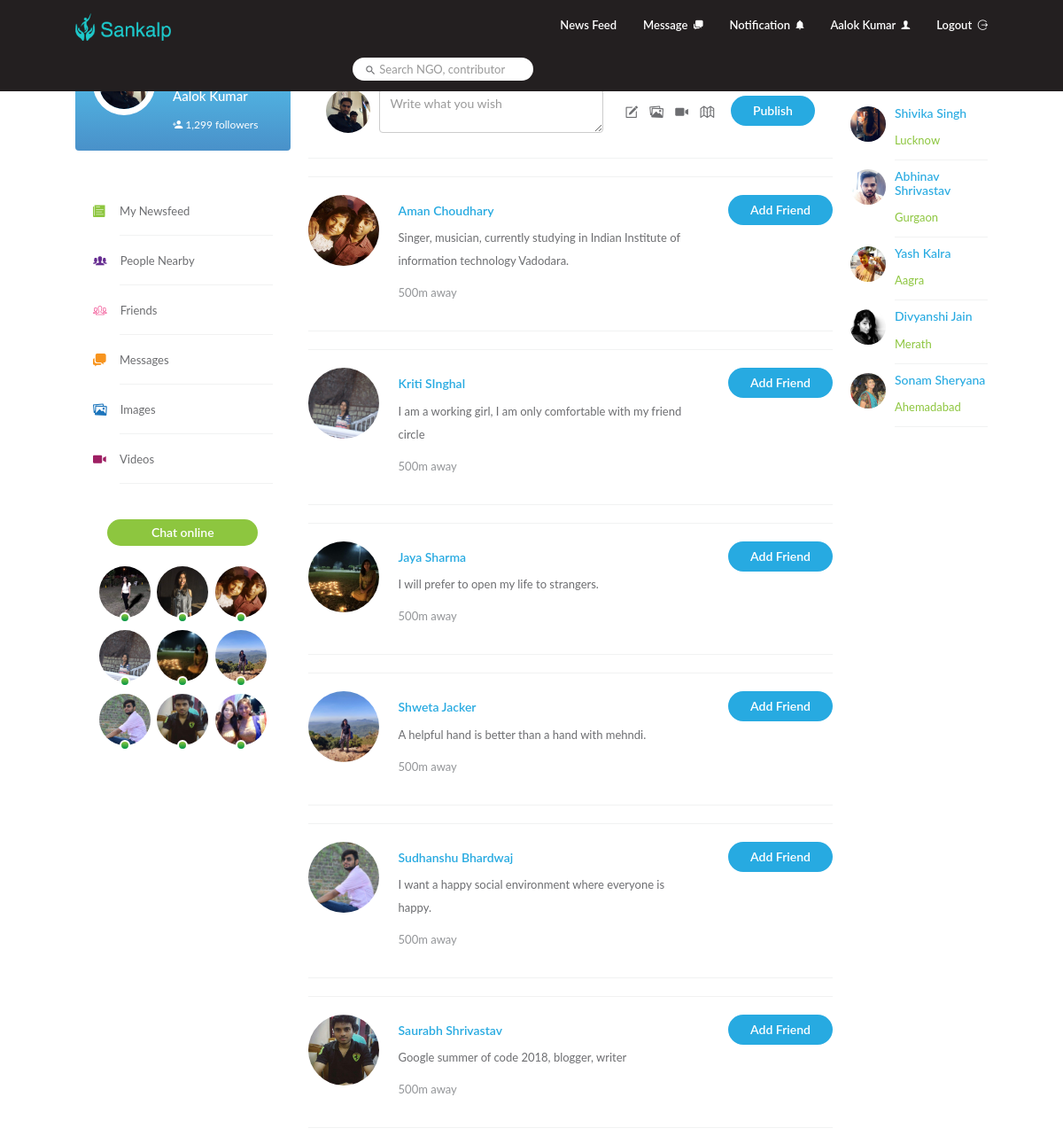
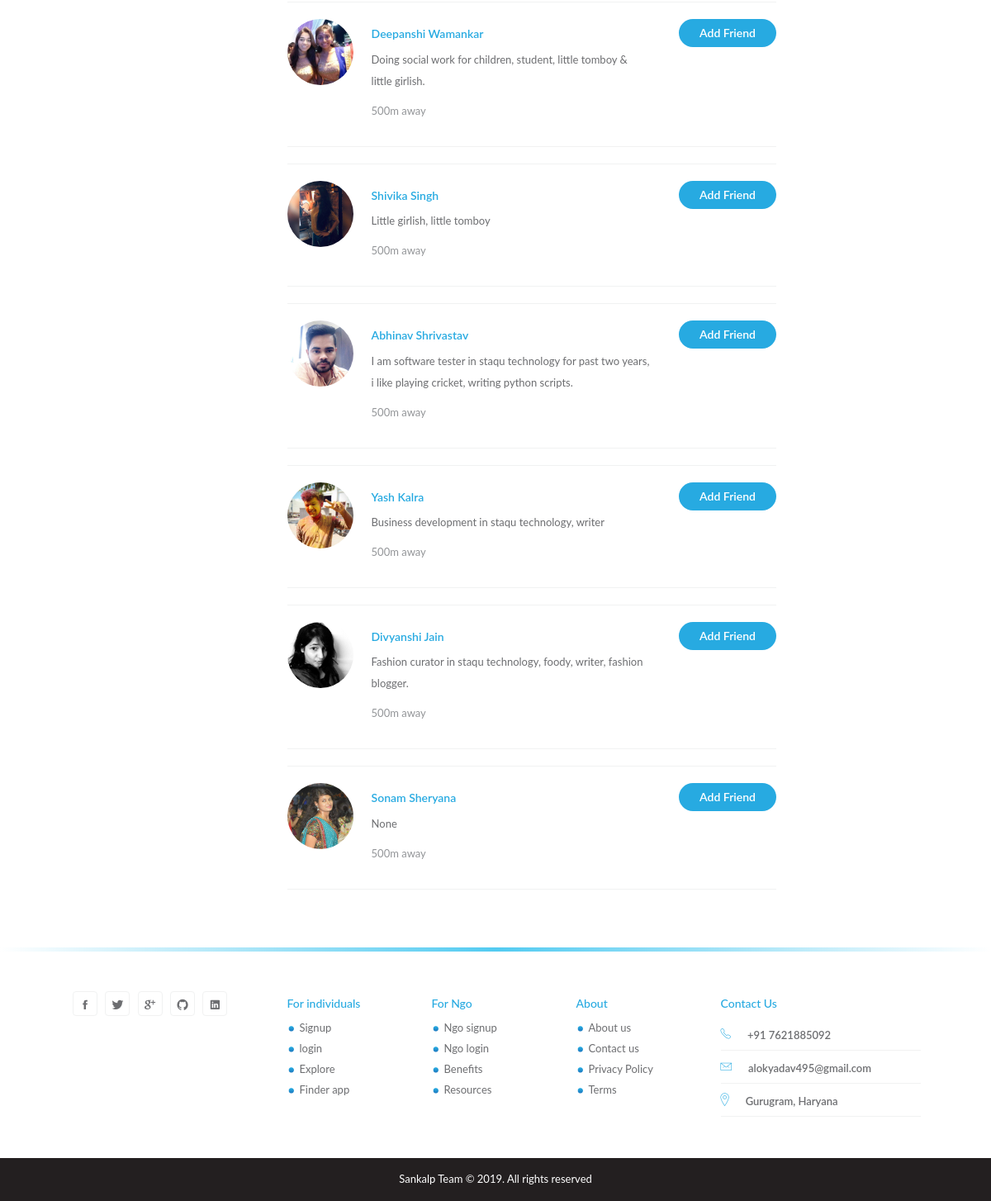
The page /social_media/nearby (signed in) on the database its author committed (2 pictures, top to bottom).
### contributor_app/models.py (models this page shows, shortened)
class Contributor(models.Model):
    user = models.OneToOneField(User, on_delete=models.CASCADE)
    profile_image = models.ImageField(default='/media/profile/default.jpg', null=True)
    profile_bio = models.CharField(max_length=1000, default=None, null=True)
    gender = models.CharField(max_length=50, null=True)
    dob = models.DateField(default=None, null=True)
    phone_number = models.IntegerField(default=0, null=True)
    city = models.CharField(max_length=300, null=True)
    state = models.CharField(max_length=150, null=True)
    country = models.CharField(max_length=100, null=True)
    contribution_domain = models.CharField(max_length=100, null=True)
    occupation = models.CharField(max_length=200, null=True)
    created = models.DateTimeField(auto_now_add=True, auto_now=False)
    updated = models.DateTimeField(auto_now_add=False, auto_now=True)

### social_media/views.py (the view, shortened to what this page needs)
class NearByNgoPeople(View):
    def get(self, request):
        session_user = request.session['username']
        session_user_data = Contributor.objects.get(user__username=session_user)
        connected_list = Contributor.objects.all()
        context_data = {'username': session_user, 'user_info': {'first_name': request.session['first_name']},
                        'user_data': session_user_data, 'connected_people': connected_list[1:10],
                        'nearby_people': connected_list[3:], 'recommended_people': connected_list[10:],
                        'page_type': 'nearby'}
        return render(request, 'news_feed.html', context_data)

### social_media/templates/news_feed.html (shortened to what this page needs)
{% include 'social_media_base.html' %}
{% load static %}
{% load humanize %}
{% block body %}
<div id="page-contents">
    <div class="container">
        <div class="row">
            <div class="col-md-3 static">
                <div class="profile-card">
                    <h5><a href="{% url 'user_timeline' user_id=username %}"
                           class="text-white">{{user_info.first_name}}</a></h5>
                    <a href="#" class="text-white"><i class="ion ion-android-person-add"></i> 1,299 followers</a>
                </div>
                <ul class="nav-news-feed">
                    <li><i class="icon ion-ios-paper"></i>
                        <div><a href="{% url 'news_feed'  %}">My Newsfeed</a></div>
                    </li>
                    <li><i class="icon ion-ios-people"></i>
                        <div><a href="{% url 'nearby_ngo_people' %}">People Nearby</a></div>
                    </li>
                    <li><i class="icon ion-ios-people-outline"></i>
                        <div><a href="{% url 'connected_ngo_people' user_id=username %}">Friends</a></div>
                    </li>
                    <li><i class="icon ion-chatboxes"></i>
                        <div><a href="{% url 'social_media_messages' %}">Messages</a></div>
                    </li>
                    <li><i class="icon ion-images"></i>
                        <div><a href="">Images</a></div>
                    </li>
                    <li><i class="icon ion-ios-videocam"></i>
                        <div><a href="">Videos</a></div>
                    </li>
                </ul>
                <div id="chat-block">
                    <div class="title">Chat online</div>
                    <ul class="online-users list-inline">
                        {% for con_user in connected_people %}
                        <li><a href="{% url 'user_timeline' user_id=con_user.user.username %}"
                               title="{{con_user.user.first_name}} {{con_user.user.last_name}}"><img
                                src="{{con_user.profile_image}}" alt="user"
                                class="img-responsive profile-photo"/>
                            <span class="online-dot"></span>
                        </a></li>
                        {% endfor %}
                    </ul>
                </div>
            </div>
            {% ifequal page_type 'news_feed' %}
            <div class="col-md-7">
                <!-- Post Create Box
                ================================================= -->
                <div class="create-post">
                    <div class="row">
                        <form name="create_post" id='create_post' role="form" method="post"
                              action="{% url 'create_post' %}" enctype="multipart/form-data">
                            {% csrf_token %}
                            <div class="col-md-7 col-sm-7">
                                <div class="form-group">
                                    <img src="{{ user_data.profile_image}}" alt=""
                                         class="profile-photo-md"/>
                                    <textarea id="post_description_id" name="post_description" cols="30" rows="3"
                                              class="form-control"
                                              placeholder="Write what you wish"></textarea>
                                </div>
                            </div>
                            <div class="col-md-5 col-sm-5">
                                <div class="tools">
                                    <ul class="publishing-tools list-inline">
                                        <li><label for="add_post_file_id"><i title="Add File"
                                                                             class="ion-compose post_icon"></i></label>
                                        </li>
                                        <li><label for="add_post_image_id"><i title="Add Picture"
                                                                              class="ion-images post_icon"> </i></label>
                                        </li>
                                        <li><label for="add_post_video_id"><i title="Add Video"
                                                                              class="ion-ios-videocam post_icon"></i></label>
                                        </li>
                                        <li><a id="post_inp_location" title="Location"><i class="ion-ios-location"></i></a></li>
                                    </ul>
                                    <input id="add_post_image_id" name="add_post_image" style="display:none"
                                           type="file"/>
                                    <input id="add_post_video_id" name="add_post_video" style="display:none" e
                                           type="file" accept="video/mp4,video/mkv,video/*"/>
                                    <input id="add_post_file_id" name="add_post_file" style="display:none" type="file"
                                           accept="application/pdf"/>
                                    <button type="submit" class="btn btn-primary pull-right">Publish</button>
                                </div>
                            </div>
                        </form>
                    </div>
                </div>
                {% for user_post in user_post_list %}
                <!-- Post Content
               ================================================= -->
                <div class="post-content">
                    {% if user_post.post_video %}
                    <div class="video-wrapper">
                        <video class="post-video" controls="">
                            <source src="{{user_post.post_video}}" type="video/mp4">
                        </video>
                    </div>
                    {% else %}
                    {% if user_post.post_image %}
                    <img src="{{ user_post.post_image}}" alt="post-image"
                         class="post_image_class img-responsive post-image"/>
                    {% endif %}
                    {% endif %}
                    <div class="post-container">
                        <a href="{% url 'user_timeline' user_id=user_post.posted_by.user.username %}"> <img
                                src="{{user_post.posted_by.profile_image}}" alt="user"
                                class="profile-photo-md pull-left"/></a>
                        <div class="post-detail">
                            <div class="user-info">
                                <h5><a href="{% url 'user_timeline' user_id=user_post.posted_by.user.username %}"
                                       class="profile-link">{{user_post.posted_by.user.first_name}}
                                    {{user_post.posted_by.user.last_name}}</a>
                                {% if user_post.is_shared_post == 'yes' %}
                                   &nbsp  <i style="font-size:15px" class="fa fa-share"></i> &nbsp Shared
                                    <a href="{% url 'user_timeline' user_id=user_post.original_posted_by.username %}">{{user_post.original_posted_by.first_name}} {{user_post.original_posted_by.last_name}}</a>
                                    Post
                                    {% endif %}
                                </h5>
                                <p title="{{user_post.updated}}" class="text-muted">{{user_post.updated | naturaltime}}
                                    </p>
                            </div>
                            <div class="reaction">
                                <a title="Share" class="btn text-blue"><i id="{{user_post.post_id}}_share" style="font-size:20px" onclick="share_post(this.id)" class="fa fa-share"></i>
                                    </a>
                                <span id="{{user_post.post_id}}_share_count">{{user_post.share_count}}</span>
                                <a title="I like this"  class="like_post btn"><i id="{{user_post.post_id}}" style="font-size:28px" onclick="like_post_function(this.id, 'like')" class="like_post fa fa-thumbs-up" ></i>
                                </a>
                                <span id="{{user_post.post_id}}_like_count">{{user_post.like_count}}</span>
                                <a title="i dislike this" class="btn"><i id="{{user_post.post_id}}_ds" class="fa fa-thumbs-down" style="font-size:25px" onclick="like_post_function(this.id.split('_')[0], 'dislike')"></i>
                                   </a>
                                <span id="{{user_post.post_id}}_dislike_count">{{user_post.dislike_count}}</span>
                            </div>
                            <div calass="line-divider"></div>
                          <div class="post-text">
                                <p>{{user_post.post_description}}</p>
                            </div>
                            <div id="{{user_post.post_id}}_post_com_div" class="post-text custom_comment_div" style="display:none">
                                <div class="line-divider"></div>
                                 <img src="{{ user_data.profile_image}}" alt=""
                                     class="profile-photo-sm"/>
                                <a href="{% url 'user_timeline' user_id=user_post.posted_by.user.username %}"
                                       class="profile-link">{{user_post.posted_by.user.first_name}}
                                    {{user_post.posted_by.user.last_name}}</a>
                                <div class="container" style="padding:1%"><p id="{{user_post.post_id}}_post_com_p"></p></div>
                            </div>
                            <div class="line-divider"></div>
                            <div class="post-comment">
                                                                    <img src="{{ user_data.profile_image}}" alt=""
                                     class="profile-photo-sm"/>
                                <input id="{{user_post.post_id}}_com_input" type="text" class="form-control" onkeydown="post_comment(this.id.split('_')[0], this.value)" placeholder="Post a comment">
                            </div>
                        </div>
                    </div>
                </div>
                {% endfor %}
            </div>
            {% else %}
            <div class="col-md-7">
                <div class="create-post">
                    <div class="row">
                        <div class="col-md-7 col-sm-7">
                            <div class="form-group">
                                <img src="{{ user_data.profile_image}}" alt=""
                                     class="profile-photo-md"/>
                                <textarea name="texts" id="exampleTextarea" cols="30" rows="1" class="form-control"
                                          placeholder="Write what you wish"></textarea>
                            </div>
                        </div>
                        <div class="col-md-5 col-sm-5">
                            <div class="tools">
                                <ul class="publishing-tools list-inline">
                                    <li><a href="#"><i class="ion-compose"></i></a></li>
                                    <li><a href="#"><i class="ion-images"></i></a></li>
                                    <li><a href="#"><i class="ion-ios-videocam"></i></a></li>
                                    <li><a href="#"><i class="ion-map"></i></a></li>
                                </ul>
                                <button class="btn btn-primary pull-right">Publish</button>
                            </div>
                        </div>
                    </div>
                </div>
                <div class="people-nearby">
                    {% for near_user in nearby_people %}
                    <div class="nearby-user">
                        <div class="row">
                            <div class="col-md-2 col-sm-2">
                                <img src="{{near_user.profile_image}}" alt="user"
                                     class="profile-photo-lg"/>
                            </div>
                            <div class="col-md-7 col-sm-7">
                                <h5><a href="{{near_user.user.username}}" class="profile-link">{{near_user.user.first_name}}
                                    {{near_user.user.last_name}}</a></h5>
                                <p>{{near_user.profile_bio}}</p>
                                <p class="text-muted">500m away</p>
                            </div>
                            <div class="col-md-3 col-sm-3">
                                <button class="btn btn-primary pull-right">Add Friend</button>
                            </div>
                        </div>
                    </div>
                    {% endfor %}
                </div>
            </div>
            {% endifequal %}
            <div class="col-md-2 static">
                <div class="suggestions" id="sticky-sidebar">
                    <h4 class="grey">You May Know</h4>
                    {% for rec_user in recommended_people %}
                    <div class="follow-user">
                        <img title="{{rec_user.user.first_name}} {{rec_user.user.last_name}}"
                             src="{{rec_user.profile_image}}" alt=""
                             class="profile-photo-sm pull-left"/>
                        <div>
                            <h5><a href="{% url 'user_timeline' user_id=rec_user.user.username %}">{{rec_user.user.first_name}} {{rec_user.user.last_name}}</a>
                            </h5>
                            {% if  rec_user.city %}
                            <a href="#" class="text-green">{{rec_user.city}}</a>
                            {% else %}
                            <a href="#" class="text-green">{{rec_user.state.state_name}}</a>
                            {% endif %}
                        </div>
                    </div>
                    {% endfor %}
                </div>
            </div>
        </div>
    </div>
</div>
{% include 'social_media_footer.html' %}
{% endblock %}

### rows shown on the page
Contributor: profile_image (picture)
Contributor: profile_image (picture)
Contributor: profile_image (picture), user.first_name "Aman", user.last_name "Choudhary", profile_bio "Singer, musician, currently studying in Indian Institute of information technology Vadodara."
Contributor: profile_image (picture), user.first_name "Kriti", user.last_name "SInghal", profile_bio "I am a working girl, I am only comfortable with my friend circle"
Contributor: profile_image (picture), user.first_name "Jaya", user.last_name "Sharma", profile_bio "I will prefer to open my life to strangers."
Contributor: profile_image (picture), user.first_name "Shweta", user.last_name "Jacker", profile_bio "A helpful hand is better than a hand with mehndi."
Contributor: profile_image (picture), user.first_name "Sudhanshu", user.last_name "Bhardwaj", profile_bio "I want a happy social environment where everyone is happy."
Contributor: profile_image (picture), user.first_name "Saurabh", user.last_name "Shrivastav", profile_bio "Google summer of code 2018, blogger, writer"
Contributor: profile_image (picture), user.first_name "Deepanshi", user.last_name "Wamankar", profile_bio "Doing social work for children, student, little tomboy & little girlish."
Contributor: profile_image (picture)
Contributor: profile_image (picture), user.first_name "Shivika", user.last_name "Singh", profile_bio "Little girlish, little tomboy", user.first_name (picture), city "Lucknow"
Contributor: profile_image (picture), user.first_name "Abhinav", user.last_name "Shrivastav", profile_bio "I am software tester in staqu technology for past two years, i like playing cricket, writing python scripts.", city "Gurgaon"
Contributor: profile_image (picture), user.first_name "Yash", user.last_name "Kalra", profile_bio "Business development in staqu technology, writer", user.first_name (picture), city "Aagra"
Contributor: profile_image (picture), user.first_name "Divyanshi", user.last_name "Jain", profile_bio "Fashion curator in staqu technology, foody, writer, fashion blogger.", city "Merath"
Contributor: profile_image (picture), user.first_name "Sonam", user.last_name "Sheryana", profile_bio "None", city "Ahemadabad"

### other values the page prints
{{ user_info.first_name }} "Aalok Kumar"
